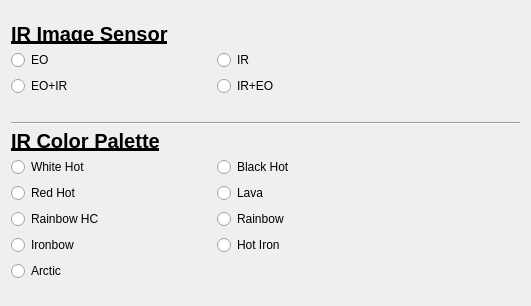
<?xml version="1.0" encoding="UTF-8"?>
<ui version="4.0">
 <class>Form</class>
 <widget class="QWidget" name="Form">
  <property name="geometry">
   <rect>
    <x>0</x>
    <y>0</y>
    <width>531</width>
    <height>306</height>
   </rect>
  </property>
  <property name="windowTitle">
   <string>IR 장비 설정</string>
  </property>
  <layout class="QGridLayout" name="gridLayout_4">
   <item row="0" column="0">
    <layout class="QGridLayout" name="gridLayout_3">
     <item row="2" column="0">
      <widget class="Line" name="line_3">
       <property name="orientation">
        <enum>Qt::Orientation::Horizontal</enum>
       </property>
      </widget>
     </item>
     <item row="3" column="0">
      <layout class="QGridLayout" name="gridLayout">
       <item row="1" column="1">
        <widget class="QRadioButton" name="radio_black_hot">
         <property name="text">
          <string>Black Hot</string>
         </property>
        </widget>
       </item>
       <item row="3" column="1">
        <widget class="QRadioButton" name="radio_rainbow">
         <property name="text">
          <string>Rainbow</string>
         </property>
        </widget>
       </item>
       <item row="4" column="1">
        <widget class="QRadioButton" name="radio_hot_iron">
         <property name="text">
          <string>Hot Iron</string>
         </property>
        </widget>
       </item>
       <item row="3" column="0">
        <widget class="QRadioButton" name="radio_rainbow_hc">
         <property name="text">
          <string>Rainbow HC</string>
         </property>
        </widget>
       </item>
       <item row="1" column="0">
        <widget class="QRadioButton" name="radio_white_hot">
         <property name="text">
          <string>White Hot</string>
         </property>
        </widget>
       </item>
       <item row="4" column="0">
        <widget class="QRadioButton" name="radio_ironbow">
         <property name="text">
          <string>Ironbow</string>
         </property>
        </widget>
       </item>
       <item row="2" column="1">
        <widget class="QRadioButton" name="radio_lava">
         <property name="text">
          <string>Lava</string>
         </property>
        </widget>
       </item>
       <item row="0" column="0">
        <widget class="QLabel" name="label_title_ir_color_palette">
         <property name="maximumSize">
          <size>
           <width>200</width>
           <height>20</height>
          </size>
         </property>
         <property name="font">
          <font>
           <pointsize>15</pointsize>
           <bold>true</bold>
           <underline>true</underline>
          </font>
         </property>
         <property name="text">
          <string>IR Color Palette</string>
         </property>
        </widget>
       </item>
       <item row="2" column="0">
        <widget class="QRadioButton" name="radio_red_hot">
         <property name="text">
          <string>Red Hot</string>
         </property>
        </widget>
       </item>
       <item row="5" column="0">
        <widget class="QRadioButton" name="radio_arctic">
         <property name="text">
          <string>Arctic</string>
         </property>
        </widget>
       </item>
      </layout>
     </item>
     <item row="0" column="0">
      <layout class="QGridLayout" name="gridLayout_2">
       <item row="2" column="0">
        <widget class="QRadioButton" name="radio_EO_IR">
         <property name="text">
          <string>EO+IR</string>
         </property>
        </widget>
       </item>
       <item row="2" column="1">
        <widget class="QRadioButton" name="radio_IR_EO">
         <property name="text">
          <string>IR+EO</string>
         </property>
        </widget>
       </item>
       <item row="0" column="0">
        <widget class="QLabel" name="label_title_ir_sensor">
         <property name="sizePolicy">
          <sizepolicy hsizetype="Preferred" vsizetype="Preferred">
           <horstretch>0</horstretch>
           <verstretch>0</verstretch>
          </sizepolicy>
         </property>
         <property name="maximumSize">
          <size>
           <width>200</width>
           <height>20</height>
          </size>
         </property>
         <property name="font">
          <font>
           <pointsize>15</pointsize>
           <bold>true</bold>
           <underline>true</underline>
          </font>
         </property>
         <property name="text">
          <string>IR Image Sensor</string>
         </property>
        </widget>
       </item>
       <item row="1" column="0">
        <widget class="QRadioButton" name="radio_eo">
         <property name="text">
          <string>EO</string>
         </property>
        </widget>
       </item>
       <item row="1" column="1">
        <widget class="QRadioButton" name="radio_ir">
         <property name="text">
          <string>IR</string>
         </property>
        </widget>
       </item>
       <item row="3" column="0">
        <spacer name="verticalSpacer">
         <property name="orientation">
          <enum>Qt::Orientation::Vertical</enum>
         </property>
         <property name="sizeType">
          <enum>QSizePolicy::Policy::Maximum</enum>
         </property>
         <property name="sizeHint" stdset="0">
          <size>
           <width>20</width>
           <height>20</height>
          </size>
         </property>
        </spacer>
       </item>
      </layout>
     </item>
    </layout>
   </item>
  </layout>
 </widget>
 <resources/>
 <connections/>
</ui>
